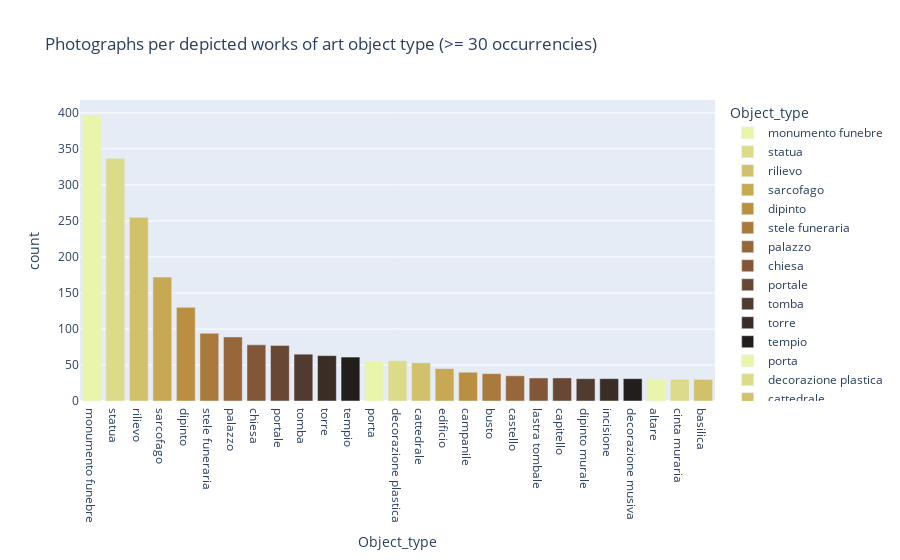

Notebook cell for this chart:
### Markdown cell above
### 3.1.2 Works of art for object type - bar chart

### Code cell
import plotly.graph_objects as go

# open the data and counts photos by object_type of depicted work of art
data_df = pd.read_csv("data/F_OA_selected_data.csv", encoding="UTF-8")
OA_object_type_df = pd.DataFrame(data_df["OGTDOA_OAsubj_sub"].value_counts().reset_index().values, columns=["OGTDOA_OAsubj_sub", "count"])
OA_object_type_df = OA_object_type_df.rename(columns={"OGTDOA_OAsubj_sub": "Object_type"})

#filter for more than 30 occurrencies
OA_object_type_df = OA_object_type_df[OA_object_type_df["count"]>=30]

fig1_2 = px.bar(OA_object_type_df, x="Object_type", y="count",
                title="Photographs per depicted works of art object type (>= 30 occurrencies)",
                color="Object_type",
                  color_discrete_sequence=px.colors.sequential.turbid,
                 labels = None,
                hover_data = {'Object_type':False, 'count':True}
                  )
fig1_2.write_html("data/2_data_viz/1.2.html")
fig1_2.show()

### Figure 1 — Plotly figure (JSON) as saved in the notebook; plotly's stock layout.template omitted (floating-point values rounded to 4 significant figures)
{"data": [{"alignmentgroup": "True", "hovertemplate": "count=%{y}<extra></extra>", "legendgroup": "monumento funebre", "marker": {"color": "rgb(232, 245, 171)", "pattern": {"shape": ""}}, "name": "monumento funebre", "offsetgroup": "monumento funebre", "orientation": "v", "showlegend": true, "textposition": "auto", "x": ["monumento funebre"], "xaxis": "x", "y": [397], "yaxis": "y", "type": "bar"}, {"alignmentgroup": "True", "hovertemplate": "count=%{y}<extra></extra>", "legendgroup": "statua", "marker": {"color": "rgb(220, 219, 137)", "pattern": {"shape": ""}}, "name": "statua", "offsetgroup": "statua", "orientation": "v", "showlegend": true, "textposition": "auto", "x": ["statua"], "xaxis": "x", "y": [337], "yaxis": "y", "type": "bar"}, {"alignmentgroup": "True", "hovertemplate": "count=%{y}<extra></extra>", "legendgroup": "rilievo", "marker": {"color": "rgb(209, 193, 107)", "pattern": {"shape": ""}}, "name": "rilievo", "offsetgroup": "rilievo", "orientation": "v", "showlegend": true, "textposition": "auto", "x": ["rilievo"], "xaxis": "x", "y": [255], "yaxis": "y", "type": "bar"}, {"alignmentgroup": "True", "hovertemplate": "count=%{y}<extra></extra>", "legendgroup": "sarcofago", "marker": {"color": "rgb(199, 168, 83)", "pattern": {"shape": ""}}, "name": "sarcofago", "offsetgroup": "sarcofago", "orientation": "v", "showlegend": true, "textposition": "auto", "x": ["sarcofago"], "xaxis": "x", "y": [172], "yaxis": "y", "type": "bar"}, {"alignmentgroup": "True", "hovertemplate": "count=%{y}<extra></extra>", "legendgroup": "dipinto", "marker": {"color": "rgb(186, 143, 66)", "pattern": {"shape": ""}}, "name": "dipinto", "offsetgroup": "dipinto", "orientation": "v", "showlegend": true, "textposition": "auto", "x": ["dipinto"], "xaxis": "x", "y": [130], "yaxis": "y", "type": "bar"}, {"alignmentgroup": "True", "hovertemplate": "count=%{y}<extra></extra>", "legendgroup": "stele funeraria", "marker": {"color": "rgb(170, 121, 60)", "pattern": {"shape": ""}}, "name": "stele funeraria", "offsetgroup": "stele funeraria", "orientation": "v", "showlegend": true, "textposition": "auto", "x": ["stele funeraria"], "xaxis": "x", "y": [94], "yaxis": "y", "type": "bar"}, {"alignmentgroup": "True", "hovertemplate": "count=%{y}<extra></extra>", "legendgroup": "palazzo", "marker": {"color": "rgb(151, 103, 58)", "pattern": {"shape": ""}}, "name": "palazzo", "offsetgroup": "palazzo", "orientation": "v", "showlegend": true, "textposition": "auto", "x": ["palazzo"], "xaxis": "x", "y": [89], "yaxis": "y", "type": "bar"}, {"alignmentgroup": "True", "hovertemplate": "count=%{y}<extra></extra>", "legendgroup": "chiesa", "marker": {"color": "rgb(129, 87, 56)", "pattern": {"shape": ""}}, "name": "chiesa", "offsetgroup": "chiesa", "orientation": "v", "showlegend": true, "textposition": "auto", "x": ["chiesa"], "xaxis": "x", "y": [78], "yaxis": "y", "type": "bar"}, {"alignmentgroup": "True", "hovertemplate": "count=%{y}<extra></extra>", "legendgroup": "portale", "marker": {"color": "rgb(104, 72, 53)", "pattern": {"shape": ""}}, "name": "portale", "offsetgroup": "portale", "orientation": "v", "showlegend": true, "textposition": "auto", "x": ["portale"], "xaxis": "x", "y": [77], "yaxis": "y", "type": "bar"}, {"alignmentgroup": "True", "hovertemplate": "count=%{y}<extra></extra>", "legendgroup": "tomba", "marker": {"color": "rgb(80, 59, 46)", "pattern": {"shape": ""}}, "name": "tomba", "offsetgroup": "tomba", "orientation": "v", "showlegend": true, "textposition": "auto", "x": ["tomba"], "xaxis": "x", "y": [65], "yaxis": "y", "type": "bar"}, {"alignmentgroup": "True", "hovertemplate": "count=%{y}<extra></extra>", "legendgroup": "torre", "marker": {"color": "rgb(57, 45, 37)", "pattern": {"shape": ""}}, "name": "torre", "offsetgroup": "torre", "orientation": "v", "showlegend": true, "textposition": "auto", "x": ["torre"], "xaxis": "x", "y": [63], "yaxis": "y", "type": "bar"}, {"alignmentgroup": "True", "hovertemplate": "count=%{y}<extra></extra>", "legendgroup": "tempio", "marker": {"color": "rgb(34, 30, 27)", "pattern": {"shape": ""}}, "name": "tempio", "offsetgroup": "tempio", "orientation": "v", "showlegend": true, "textposition": "auto", "x": ["tempio"], "xaxis": "x", "y": [61], "yaxis": "y", "type": "bar"}, {"alignmentgroup": "True", "hovertemplate": "count=%{y}<extra></extra>", "legendgroup": "porta", "marker": {"color": "rgb(232, 245, 171)", "pattern": {"shape": ""}}, "name": "porta", "offsetgroup": "porta", "orientation": "v", "showlegend": true, "textposition": "auto", "x": ["porta"], "xaxis": "x", "y": [56], "yaxis": "y", "type": "bar"}, {"alignmentgroup": "True", "hovertemplate": "count=%{y}<extra></extra>", "legendgroup": "decorazione plastica", "marker": {"color": "rgb(220, 219, 137)", "pattern": {"shape": ""}}, "name": "decorazione plastica", "offsetgroup": "decorazione plastica", "orientation": "v", "showlegend": true, "textposition": "auto", "x": ["decorazione plastica"], "xaxis": "x", "y": [56], "yaxis": "y", "type": "bar"}, {"alignmentgroup": "True", "hovertemplate": "count=%{y}<extra></extra>", "legendgroup": "cattedrale", "marker": {"color": "rgb(209, 193, 107)", "pattern": {"shape": ""}}, "name": "cattedrale", "offsetgroup": "cattedrale", "orientation": "v", "showlegend": true, "textposition": "auto", "x": ["cattedrale"], "xaxis": "x", "y": [53], "yaxis": "y", "type": "bar"}, {"alignmentgroup": "True", "hovertemplate": "count=%{y}<extra></extra>", "legendgroup": "edificio", "marker": {"color": "rgb(199, 168, 83)", "pattern": {"shape": ""}}, "name": "edificio", "offsetgroup": "edificio", "orientation": "v", "showlegend": true, "textposition": "auto", "x": ["edificio"], "xaxis": "x", "y": [45], "yaxis": "y", "type": "bar"}, {"alignmentgroup": "True", "hovertemplate": "count=%{y}<extra></extra>", "legendgroup": "campanile", "marker": {"color": "rgb(186, 143, 66)", "pattern": {"shape": ""}}, "name": "campanile", "offsetgroup": "campanile", "orientation": "v", "showlegend": true, "textposition": "auto", "x": ["campanile"], "xaxis": "x", "y": [40], "yaxis": "y", "type": "bar"}, {"alignmentgroup": "True", "hovertemplate": "count=%{y}<extra></extra>", "legendgroup": "busto", "marker": {"color": "rgb(170, 121, 60)", "pattern": {"shape": ""}}, "name": "busto", "offsetgroup": "busto", "orientation": "v", "showlegend": true, "textposition": "auto", "x": ["busto"], "xaxis": "x", "y": [38], "yaxis": "y", "type": "bar"}, {"alignmentgroup": "True", "hovertemplate": "count=%{y}<extra></extra>", "legendgroup": "castello", "marker": {"color": "rgb(151, 103, 58)", "pattern": {"shape": ""}}, "name": "castello", "offsetgroup": "castello", "orientation": "v", "showlegend": true, "textposition": "auto", "x": ["castello"], "xaxis": "x", "y": [35], "yaxis": "y", "type": "bar"}, {"alignmentgroup": "True", "hovertemplate": "count=%{y}<extra></extra>", "legendgroup": "lastra tombale", "marker": {"color": "rgb(129, 87, 56)", "pattern": {"shape": ""}}, "name": "lastra tombale", "offsetgroup": "lastra tombale", "orientation": "v", "showlegend": true, "textposition": "auto", "x": ["lastra tombale"], "xaxis": "x", "y": [32], "yaxis": "y", "type": "bar"}, {"alignmentgroup": "True", "hovertemplate": "count=%{y}<extra></extra>", "legendgroup": "capitello", "marker": {"color": "rgb(104, 72, 53)", "pattern": {"shape": ""}}, "name": "capitello", "offsetgroup": "capitello", "orientation": "v", "showlegend": true, "textposition": "auto", "x": ["capitello"], "xaxis": "x", "y": [32], "yaxis": "y", "type": "bar"}, {"alignmentgroup": "True", "hovertemplate": "count=%{y}<extra></extra>", "legendgroup": "dipinto murale", "marker": {"color": "rgb(80, 59, 46)", "pattern": {"shape": ""}}, "name": "dipinto murale", "offsetgroup": "dipinto murale", "orientation": "v", "showlegend": true, "textposition": "auto", "x": ["dipinto murale"], "xaxis": "x", "y": [31], "yaxis": "y", "type": "bar"}, {"alignmentgroup": "True", "hovertemplate": "count=%{y}<extra></extra>", "legendgroup": "incisione", "marker": {"color": "rgb(57, 45, 37)", "pattern": {"shape": ""}}, "name": "incisione", "offsetgroup": "incisione", "orientation": "v", "showlegend": true, "textposition": "auto", "x": ["incisione"], "xaxis": "x", "y": [31], "yaxis": "y", "type": "bar"}, {"alignmentgroup": "True", "hovertemplate": "count=%{y}<extra></extra>", "legendgroup": "decorazione musiva", "marker": {"color": "rgb(34, 30, 27)", "pattern": {"shape": ""}}, "name": "decorazione musiva", "offsetgroup": "decorazione musiva", "orientation": "v", "showlegend": true, "textposition": "auto", "x": ["decorazione musiva"], "xaxis": "x", "y": [31], "yaxis": "y", "type": "bar"}, {"alignmentgroup": "True", "hovertemplate": "count=%{y}<extra></extra>", "legendgroup": "altare", "marker": {"color": "rgb(232, 245, 171)", "pattern": {"shape": ""}}, "name": "altare", "offsetgroup": "altare", "orientation": "v", "showlegend": true, "textposition": "auto", "x": ["altare"], "xaxis": "x", "y": [31], "yaxis": "y", "type": "bar"}, {"alignmentgroup": "True", "hovertemplate": "count=%{y}<extra></extra>", "legendgroup": "cinta muraria", "marker": {"color": "rgb(220, 219, 137)", "pattern": {"shape": ""}}, "name": "cinta muraria", "offsetgroup": "cinta muraria", "orientation": "v", "showlegend": true, "textposition": "auto", "x": ["cinta muraria"], "xaxis": "x", "y": [30], "yaxis": "y", "type": "bar"}, {"alignmentgroup": "True", "hovertemplate": "count=%{y}<extra></extra>", "legendgroup": "basilica", "marker": {"color": "rgb(209, 193, 107)", "pattern": {"shape": ""}}, "name": "basilica", "offsetgroup": "basilica", "orientation": "v", "showlegend": true, "textposition": "auto", "x": ["basilica"], "xaxis": "x", "y": [30], "yaxis": "y", "type": "bar"}], "layout": {"xaxis": {"anchor": "y", "domain": [0, 1], "title": {"text": "Object_type"}, "categoryorder": "array", "categoryarray": ["monumento funebre", "statua", "rilievo", "sarcofago", "dipinto", "stele funeraria", "palazzo", "chiesa", "portale", "tomba", "torre", "tempio", "porta", "decorazione plastica", "cattedrale", "edificio", "campanile", "busto", "castello", "lastra tombale", "capitello", "dipinto murale", "incisione", "decorazione musiva", "altare", "cinta muraria", "basilica"]}, "yaxis": {"anchor": "x", "domain": [0, 1], "title": {"text": "count"}}, "legend": {"title": {"text": "Object_type"}, "tracegroupgap": 0}, "title": {"text": "Photographs per depicted works of art object type (>= 30 occurrencies)"}, "barmode": "relative"}}
